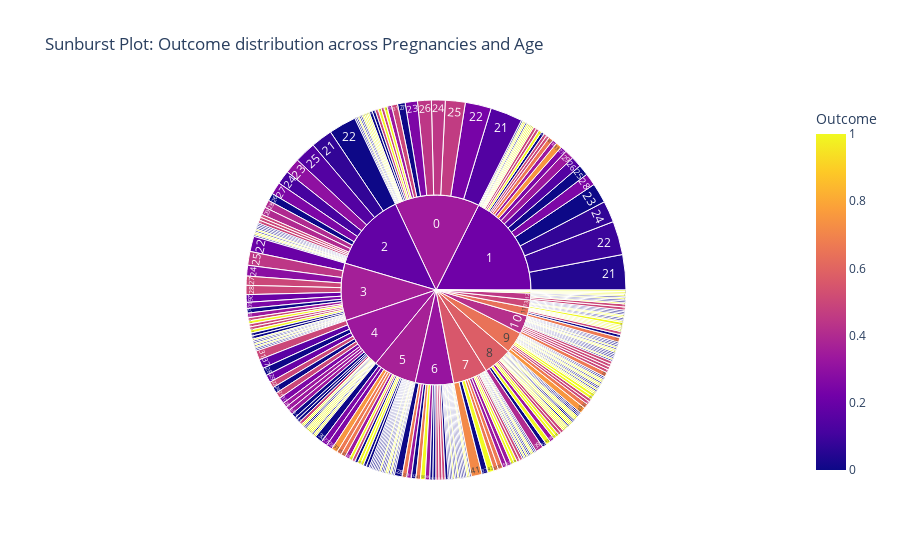

The notebook cell this image was saved under:
### Code cell
px.sunburst(df, path=["Pregnancies", "Age"], color="Outcome",
                   title="Sunburst Plot: Outcome distribution across Pregnancies and Age")

### Figure 1 — Plotly figure (JSON) as saved in the notebook; plotly's stock layout.template omitted (floating-point values rounded to 4 significant figures; data arrays with more than 128 entries replaced by an {"elided": "..."} marker saying what was removed)
{"data": [{"branchvalues": "total", "customdata": {"elided": "309x1 float values"}, "domain": {"x": [0, 1], "y": [0, 1]}, "hovertemplate": "labels=%{label}<br>count=%{value}<br>parent=%{parent}<br>id=%{id}<br>Outcome=%{color}<extra></extra>", "ids": {"elided": "309 str values"}, "labels": {"elided": "309 str values"}, "marker": {"coloraxis": "coloraxis", "colors": {"elided": "309 float values"}}, "name": "", "parents": {"elided": "309 str values"}, "type": "sunburst", "values": {"elided": "309 int values"}}], "layout": {"coloraxis": {"colorbar": {"title": {"text": "Outcome"}}, "colorscale": [[0, "#0d0887"], [0.1111, "#46039f"], [0.2222, "#7201a8"], [0.3333, "#9c179e"], [0.4444, "#bd3786"], [0.5556, "#d8576b"], [0.6667, "#ed7953"], [0.7778, "#fb9f3a"], [0.8889, "#fdca26"], [1, "#f0f921"]]}, "legend": {"tracegroupgap": 0}, "title": {"text": "Sunburst Plot: Outcome distribution across Pregnancies and Age"}}}
